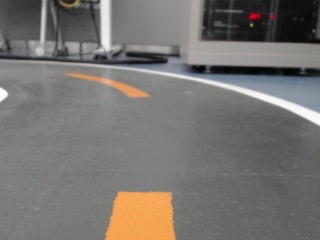
#> input picture assets/raw_01.jpg, 320 x 240 px
$ python -i filter_test.py   (imports and definitions only)
#> lines starting #> are read from the running program, lines starting #| are printed output that depends on the picture; after the words box and inside, x2 and y2 are one past the last pixel; in counts of white or black regions, pixels touching at a corner belong together
#> further down, picture is the input picture: shape (240, 320, 3); mean B, G, R 112.3, 115.7, 118.8
# **************************************************************************** #
#                                                                              #
#                                                         :::      ::::::::    #
#    filter_test.py                                     :+:      :+:    :+:    #
#                                                     +:+ +:+         +:+      #
#    By: kyumin1227 <kyumin12271227@gmail.com>      +#+  +:+       +#+         #
#                                                 +#+#+#+#+#+   +#+            #
#    Created: 2024/11/24 14:26:25 by kyumin1227        #+#    #+#              #
#    Updated: 2024/12/14 18:04:25 by kyumin1227       ###   ########.fr        #
#                                                                              #
# **************************************************************************** #

import cv2
import numpy as np
import time
import os

# 저장 디렉토리 설정
save_dir = "ppt"
# [1 line not run here, left out]

def filter_white_yellow(image):
    # 이미지를 HSV 색 공간으로 변환
    hsv = cv2.cvtColor(image, cv2.COLOR_BGR2HSV)
#> hsv: shape (240, 320, 3); mean H, S, V 38, 15, 120.5

    # 흰색 범위 설정
    lower_white = np.array([0, 0, 200])   # 낮은 경계 (H, S, V)
    upper_white = np.array([180, 25, 255])  # 높은 경계
    white_mask = cv2.inRange(hsv, lower_white, upper_white)
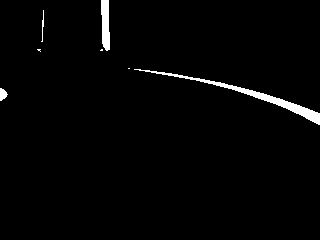
#> white_mask: shape (240, 320); 1.9% white; 7 white regions (3 under 20 px), largest, box (x1, y1, x2, y2) and area: (134, 69, 320, 125) 948, (101, 0, 110, 51) 374, (0, 88, 8, 101) 69, (41, 10, 44, 42) 40

    # 노란색 범위 설정 (더 짙고 어두운 노란색 포함)
    lower_yellow = np.array([10, 30, 30])  # 낮은 경계 (H, S, V)
    upper_yellow = np.array([40, 255, 255])  # 높은 경계 (H, S, V)
    yellow_mask = cv2.inRange(hsv, lower_yellow, upper_yellow)
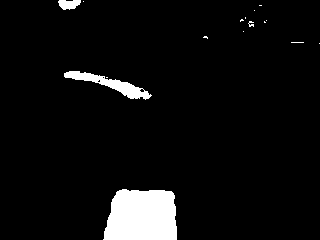
#> yellow_mask: shape (240, 320); 5.6% white; 16 white regions (12 under 20 px), largest, box (x1, y1, x2, y2) and area: (103, 189, 177, 240) 3301, (64, 71, 152, 100) 785, (58, 0, 81, 10) 170, (248, 21, 254, 27) 21

    # 검은색 범위 설정
    lower_black = np.array([0, 0, 50])
    upper_black = np.array([180, 255, 50])  # 낮은 밝기 범위
    black_mask = cv2.inRange(hsv, lower_black, upper_black)
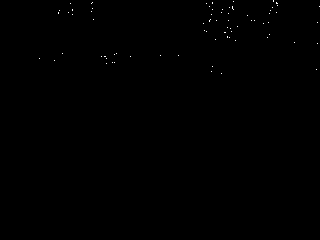
#> black_mask: shape (240, 320); 0.11% white in thin lines or dots, all inside (x1, y1, x2, y2) = (39, 0, 320, 74)

    # 흰색과 노란색을 합친 마스크
    combined_mask = cv2.bitwise_or(white_mask, yellow_mask)
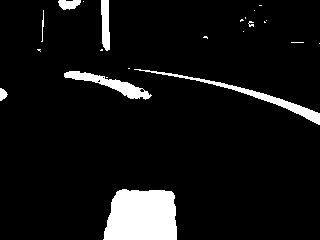
#> combined_mask: shape (240, 320); 7.5% white; 23 white regions (15 under 20 px), largest, box (x1, y1, x2, y2) and area: (103, 189, 177, 240) 3301, (134, 69, 320, 125) 948, (64, 71, 152, 100) 785
    combined_mask = cv2.bitwise_or(combined_mask, black_mask)
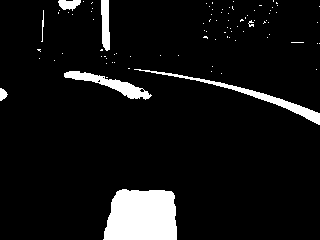
#> combined_mask: shape (240, 320); 7.6% white; 90 white regions (82 under 20 px), largest, box (x1, y1, x2, y2) and area: (103, 189, 177, 240) 3301, (134, 69, 320, 125) 948, (64, 71, 152, 100) 785

    # 원본 이미지에서 흰색과 노란색만 강조
    result = cv2.bitwise_and(image, image, mask=combined_mask)
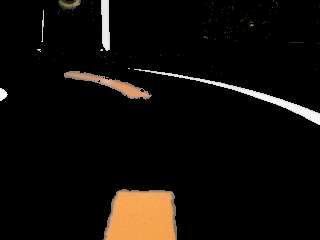
#> result: shape (240, 320, 3); mean B, G, R 9.5, 13, 16.5

    # 노란색 영역만 강조
    yellow_highlight = cv2.bitwise_and(image, image, mask=yellow_mask)

    return result, white_mask, yellow_mask, combined_mask, yellow_highlight

# 실시간 영상 처리
# [7 lines not run here, left out]

# FPS 제한 설정
fps_limit = 10  # 초당 프레임 10개
frame_delay = 1 / fps_limit  # 각 프레임 사이의 시간 간격

# [6 lines not run here, left out]
last_time = time.time()
save_index = 0

# [58 lines not run here, left out]

>>> import cv2
>>> picture = cv2.imread('assets/raw_01.jpg')
>>> result = filter_white_yellow(picture)
#> result = 5 items
